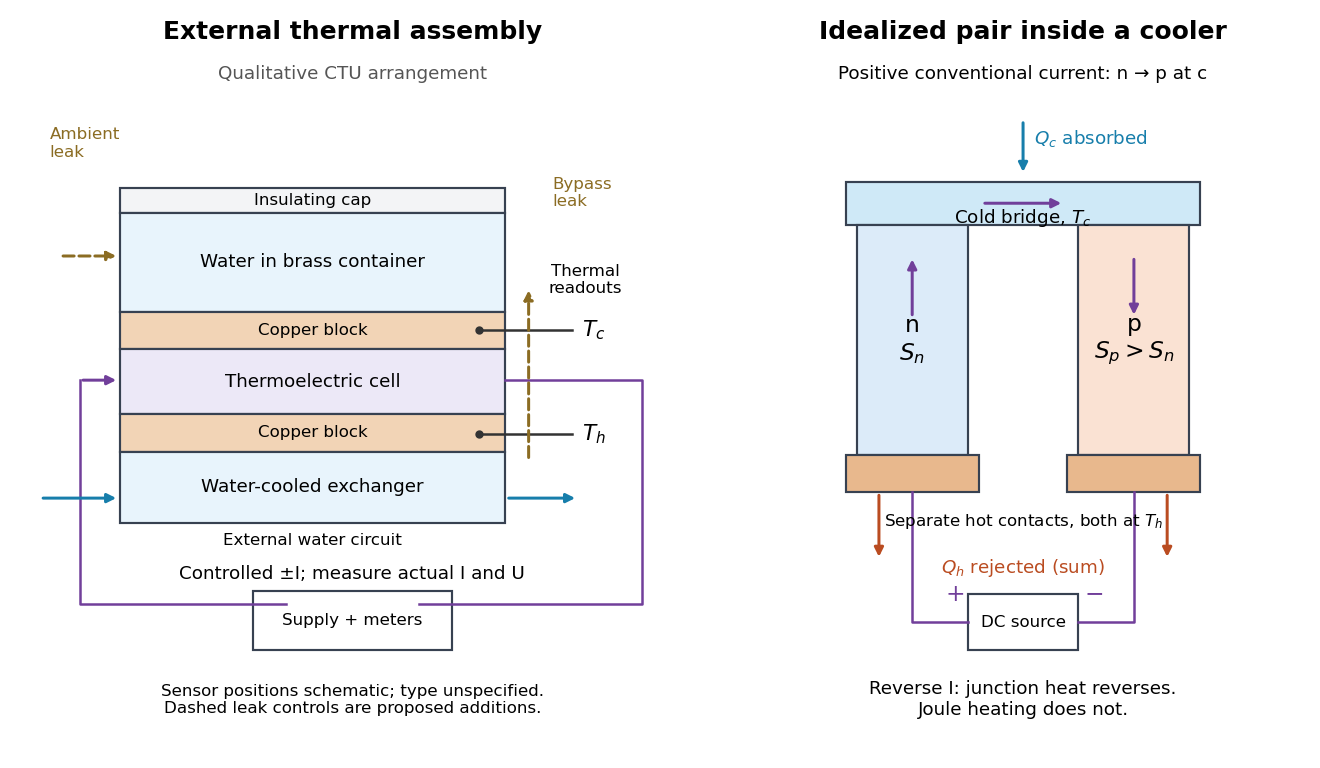

Source code (Python):
"""Explain Peltier apparatus and current orientation; no measured values.

Run from _media; emits this script's basename.png to the working directory.
Tested: Python 3.14.4, Matplotlib 3.10.7, NumPy 2.3.5. No extra dependencies.
"""
from pathlib import Path
import matplotlib
matplotlib.use('Agg')
import matplotlib.pyplot as plt
from matplotlib.patches import Rectangle


def main():
    plt.rcParams.update({'font.family': 'DejaVu Sans', 'font.size': 11})
    fig, (a, b) = plt.subplots(1, 2, figsize=(11, 6.4), dpi=120,
                             gridspec_kw={'width_ratios': [1.2, 1]})
    fig.patch.set_facecolor('white')
    for ax in (a, b):
        ax.set(xlim=(0, 10), ylim=(0, 12))
        ax.set_facecolor('white')
        ax.axis('off')

    def box(ax, x, y, w, h, label, color='#eeeeee', size=11):
        ax.add_patch(Rectangle((x, y), w, h, facecolor=color,
                              edgecolor='#374151', lw=1.3))
        ax.text(x+w/2, y+h/2, label, ha='center', va='center', fontsize=size)

    def arrow(ax, start, end, color='#303030', dashed=False):
        ax.annotate('', end, start, arrowprops={'arrowstyle': '-|>',
                    'color': color, 'lw': 1.8, 'linestyle': '--' if dashed else '-'})

    a.text(5, 11.5, 'External thermal assembly', ha='center', weight='bold', fontsize=15)
    a.text(5, 10.85, 'Qualitative CTU arrangement', ha='center', color='#555555')
    box(a, 1.5, 8.7, 5.8, .4, 'Insulating cap', '#f3f4f6', 10)
    box(a, 1.5, 7.1, 5.8, 1.6, 'Water in brass container', '#e8f4fc')
    box(a, 1.5, 6.5, 5.8, .6, 'Copper block', '#f2d4b6', 10)
    box(a, 1.5, 5.45, 5.8, 1.05, 'Thermoelectric cell', '#ece8f7')
    box(a, 1.5, 4.85, 5.8, .6, 'Copper block', '#f2d4b6', 10)
    box(a, 1.5, 3.7, 5.8, 1.15, 'Water-cooled exchanger', '#e8f4fc')
    arrow(a, (.3, 4.1), (1.5, 4.1), '#177eab')
    arrow(a, (7.3, 4.1), (8.4, 4.1), '#177eab')
    a.text(4.4, 3.35, 'External water circuit', ha='center', fontsize=10)
    for y, label in ((6.8, '$T_c$'), (5.13, '$T_h$')):
        a.plot([6.9, 8.3], [y, y], color='#333333')
        a.plot(6.9, y, 'o', ms=4, color='#333333')
        a.text(8.45, y, label, va='center', fontsize=13)
    a.text(8.5, 7.4, 'Thermal\nreadouts', ha='center', fontsize=10)
    a.text(5, 2.8, 'Controlled ±I; measure actual I and U', ha='center', fontsize=11)
    arrow(a, (.9, 6), (1.5, 6), '#713f9a')
    a.plot([.9, .9, 4], [6, 2.4, 2.4], color='#713f9a', lw=1.5)
    a.plot([7.3, 9.35, 9.35, 6], [6, 6, 2.4, 2.4], color='#713f9a', lw=1.5)
    box(a, 3.5, 1.65, 3, .95, 'Supply + meters', '#ffffff', 10)
    arrow(a, (.6, 8), (1.5, 8), '#8b6c23', True)
    a.text(.45, 9.6, 'Ambient\nleak', ha='left', color='#8b6c23', fontsize=10)
    arrow(a, (7.65, 4.7), (7.65, 7.5), '#8b6c23', True)
    a.text(8, 8.8, 'Bypass\nleak', color='#8b6c23', fontsize=10)
    a.text(5, .85, 'Sensor positions schematic; type unspecified.\nDashed leak controls are proposed additions.', ha='center', va='center', fontsize=10)

    b.text(5, 11.5, 'Idealized pair inside a cooler', ha='center', weight='bold', fontsize=15)
    b.text(5, 10.85, 'Positive conventional current: n → p at c', ha='center', fontsize=11)
    box(b, 1.8, 8.5, 6.4, .7, '', '#cfe9f7')
    b.text(5, 8.62, 'Cold bridge, $T_c$', ha='center', va='center', fontsize=11)
    box(b, 2, 4.8, 2, 3.7, 'n\n$S_n$', '#dcebf9', 14)
    box(b, 6, 4.8, 2, 3.7, 'p\n$S_p>S_n$', '#fae2d3', 14)
    box(b, 1.8, 4.2, 2.4, .6, '', '#e8b88d')
    box(b, 5.8, 4.2, 2.4, .6, '', '#e8b88d')
    b.text(5, 3.65, 'Separate hot contacts, both at $T_h$', ha='center', fontsize=10)
    for start, end in (((3, 7), (3, 8)), ((4.25, 8.85), (5.75, 8.85)), ((7, 8), (7, 7))):
        arrow(b, start, end, '#713f9a')
    b.plot([3, 3, 4], [4.2, 2.1, 2.1], color='#713f9a', lw=1.5)
    b.plot([7, 7, 6], [4.2, 2.1, 2.1], color='#713f9a', lw=1.5)
    box(b, 4, 1.65, 2, .9, 'DC source', '#ffffff', 10)
    b.text(3.6, 2.45, '+', fontsize=14, color='#713f9a')
    b.text(6.1, 2.45, '−', fontsize=14, color='#713f9a')
    arrow(b, (5, 10.2), (5, 9.3), '#177eab')
    b.text(5.2, 9.8, '$Q_c$ absorbed', color='#177eab', fontsize=11)
    for x in (2.4, 7.6):
        arrow(b, (x, 4.2), (x, 3.1), '#ba4c21')
    b.text(5, 2.9, '$Q_h$ rejected (sum)', color='#ba4c21', ha='center', fontsize=11)
    b.text(5, .85, 'Reverse I: junction heat reverses.\nJoule heating does not.', ha='center', va='center', fontsize=11)
    fig.subplots_adjust(left=.015, right=.985, bottom=.02, top=.99, wspace=.10)
    fig.savefig(Path(__file__).stem+'.png', facecolor='white', transparent=False)
    plt.close(fig)


if __name__ == '__main__':
    main()
